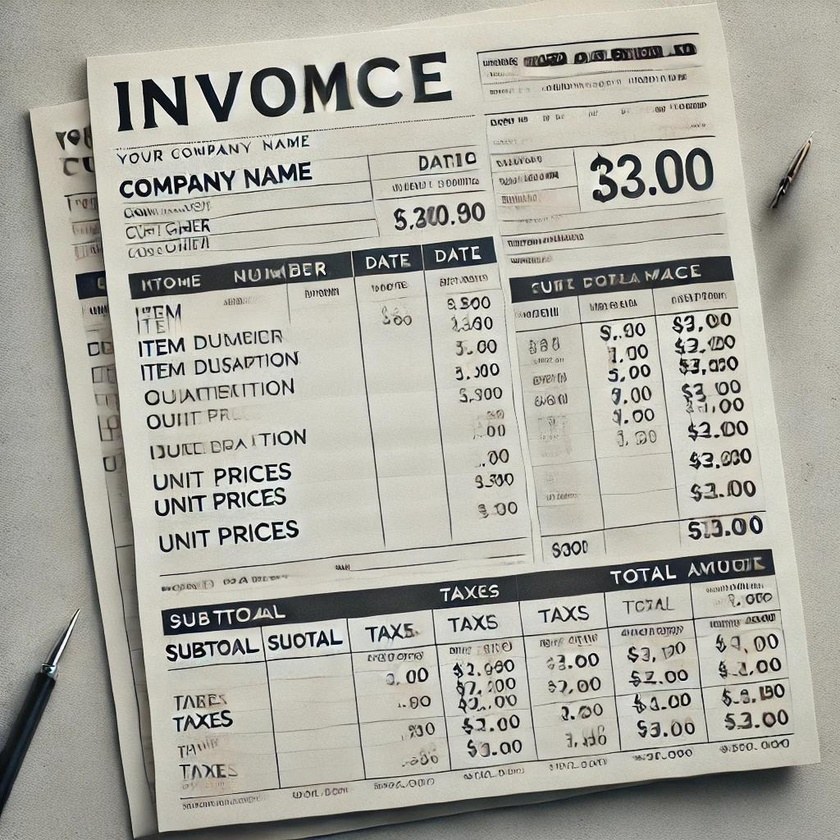
#> input picture invoice_sample.jpg, 840 x 840 px, shrunk from 1024 x 1024 before the run
$ jupyter execute --allow-errors invoice_ocr.ipynb
#> lines starting #> are read from the running program, lines starting #| are printed output that depends on the picture; after the words box and inside, x2 and y2 are one past the last pixel; in counts of white or black regions, pixels touching at a corner belong together
extracting and validating invoice data using OCR
Code uses Tesseract OCR and Python

[cell 1]
import cv2  # OpenCV for image processing
import pytesseract  # Tesseract for OCR
from pytesseract import Output  # Output format for structured OCR results
from PIL import Image  # Pillow for image manipulation
import numpy as np  # NumPy for array manipulation
import re  # Regular expressions for data validation

[cell 2]
#pytesseract.pytesseract.tesseract_cmd = r'C:\Program Files\Tesseract-OCR\tesseract.exe'

[cell 3]
# Load the invoice image
image_path = 'invoice_sample.jpg'
image = cv2.imread(image_path)
#> image is the input picture: shape (840, 840, 3); mean B, G, R 161.5, 170.9, 171.6

simplifying our data by converting our image into a single channel using grayscale which will also reduce the noise

[cell 4]
#Convert to grayscale to reduce complexity
gray_image = cv2.cvtColor(image, cv2.COLOR_BGR2GRAY)

[cell 5]
# Step 2: Optional Gaussian blur to reduce noise
blurred_image = cv2.GaussianBlur(gray_image, (5, 5), 0)
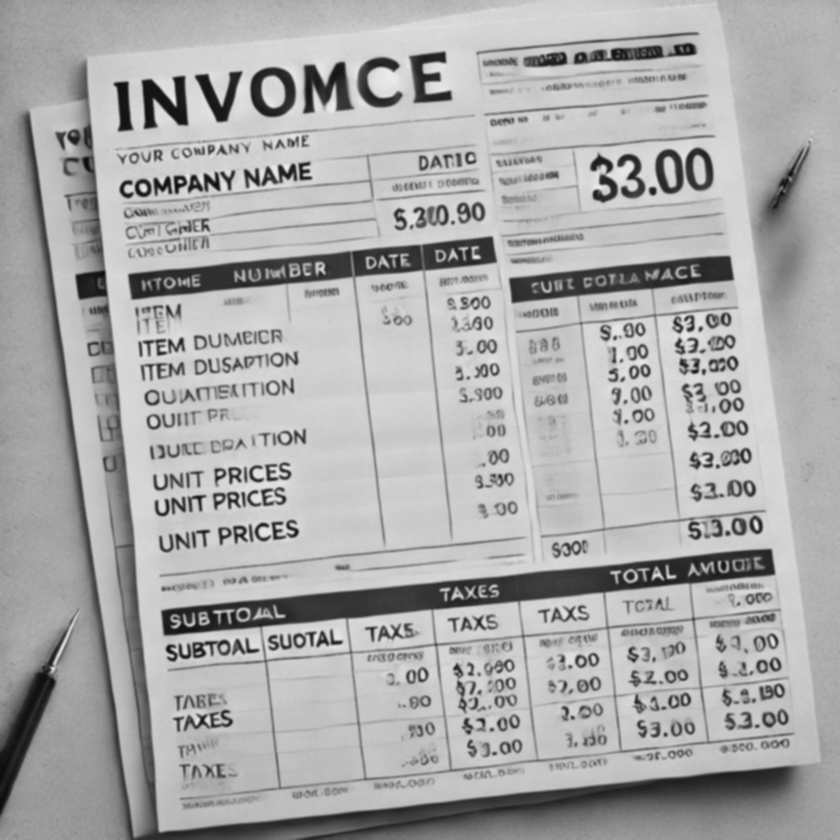
#> blurred_image: shape (840, 840); min 10, max 235, mean 170

applying thresholding to convert the grayscale images into binary where pixels are either white or black

[cell 6]
# Apply Otsu's thresholding
thresh_image = cv2.adaptiveThreshold(blurred_image, 255, cv2.ADAPTIVE_THRESH_GAUSSIAN_C, cv2.THRESH_BINARY, 11, 2)
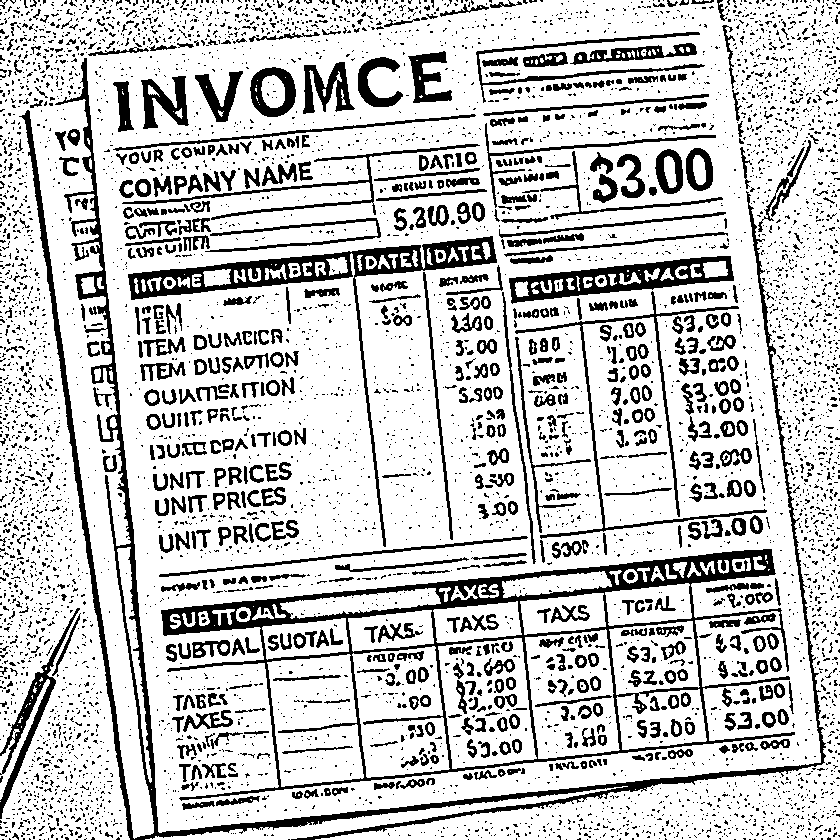
#> thresh_image: shape (840, 840); 78.1% white; 6182 black regions (5457 under 20 px), largest, box (x1, y1, x2, y2) and area: (19, 58, 826, 840) 17650, (161, 549, 795, 801) 17067, (128, 236, 497, 547) 7304
